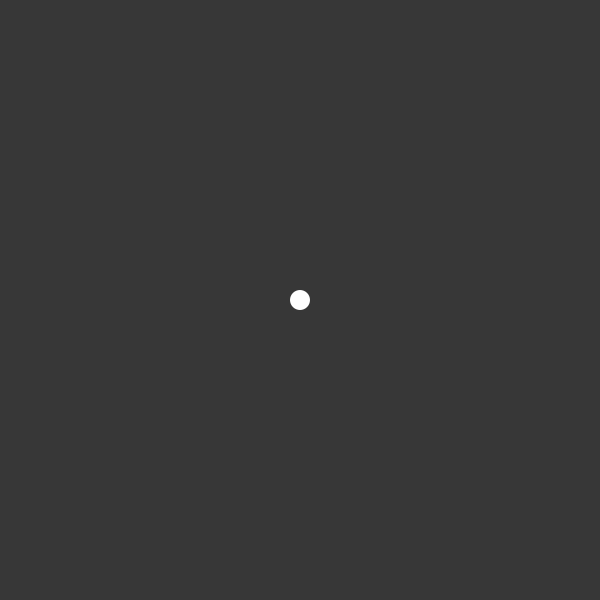
Frame 1 (no input)
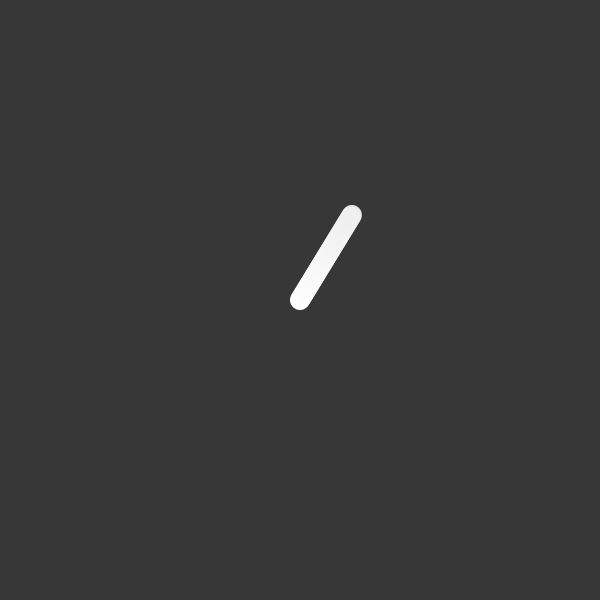
Frame 60 (the mouse pressed at the canvas centre just before this capture)
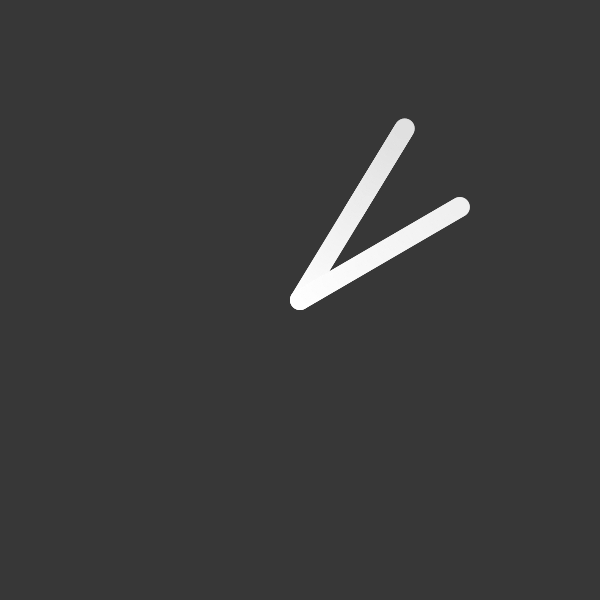
Frame 120 (the mouse held since frame 60 and released just before this capture)

The Processing sketch that drew these frames (run headless with seeded random() and noise(); from frame 60 on, the mouse is pressed at the canvas centre):

// Processing sketch: processing_3284
// ── processing_3284.pde

/*
* Written por 0p0.
*/

ArrayList bolas;

void setup() {
  size(600,600);
  //frameRate(30);
  bolas = new ArrayList();
  bolas.add(new Ball(width/2,height/2,random(-3,3),random(-3,3)));
  smooth();
  background(55);
}

void draw() {
  //uncomment next line to disable paint style
  //background(55);
  for (int i = bolas.size()-1; i >= 0; i--) { 
    Ball bola = (Ball) bolas.get(i);
    bola.drawBall();
    bola.moveBall();
    if (bola.finished()) {
      bolas.remove(i);
    }
  }
  println(bolas.size());
}

void mousePressed() {
  bolas.add(new Ball(width/2,height/2,random(-3,3),random(-3,3)));
}

//CLASS "BALL"
class Ball {
  float pox;
  float poy;
  float speedx;
  float speedy;
  int life = 1000;
  int lifeinit = life;

  Ball(float tempX,float tempY,float tempSpeedX,float tempSpeedY) {
    pox = tempX;
    poy = tempY;
    speedx = tempSpeedX;
    speedy = tempSpeedY;
  }

  void drawBall() {
    ellipseMode(CENTER);
    fill(map(life,0,lifeinit,0,255),map(life,0,lifeinit,0,255));;
    noStroke();
    strokeWeight(0.1);
    for(int i = bolas.size()-1; i >= 0; i --){
      ellipse(pox,poy,20,20);
    }
  }

  void moveBall() {
    pox = constrain(pox, 0, width);
    pox = pox + speedx;
    if (pox > width || pox < 0) {
      speedx = speedx * -1;
    }
    poy = constrain(poy, 0, height);
    //speedy = speedy + gravity;
    poy = poy + speedy;
    if (poy > height || poy < 0) {
      speedy = speedy * -1;
      speedx = speedx * 1;
    }
    
    /*
    //Uncommenting the next code block may be dangerous hehe
    //use at your own responsability ;)
    if (pox > width && poy > height/4 && poy < (height/4)*3 || pox < 0 && poy > height/4 && poy < (height/4)*3) {
      //bolas.add(new Ball(pox,poy,random(-7,7),random(-1,1)));
    }
    if (poy > height && pox > width/4 && pox < (width/4)*3 || poy < 0 && pox > width/4 && pox < (width/4)*3) {
      //bolas.add(new Ball(pox,poy,random(-1,1),random(-5,5)));
    }*/
  }

  Boolean finished() {
    life --;
    if (life <= 0) {
      return true;
    }
    else {
      return false;
    }
  }
}
